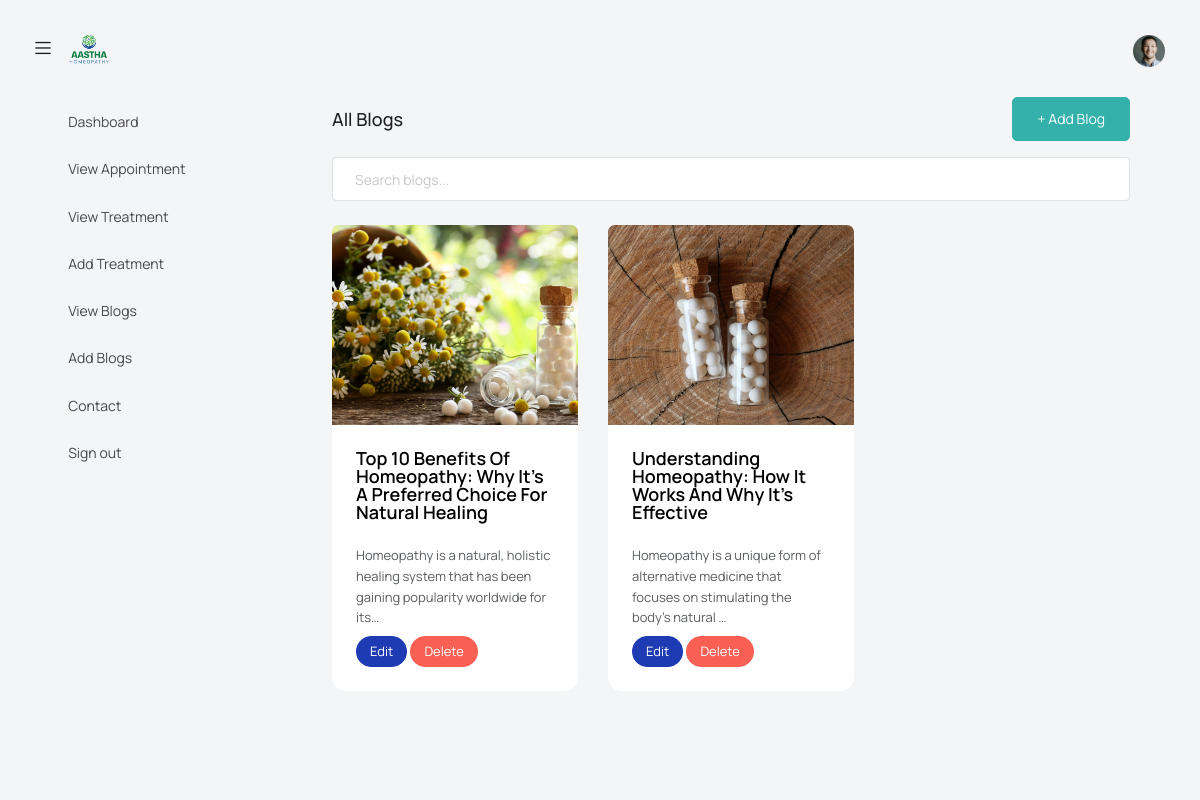
The page /doctor/blogs/ (signed in) on the database as committed earlier.
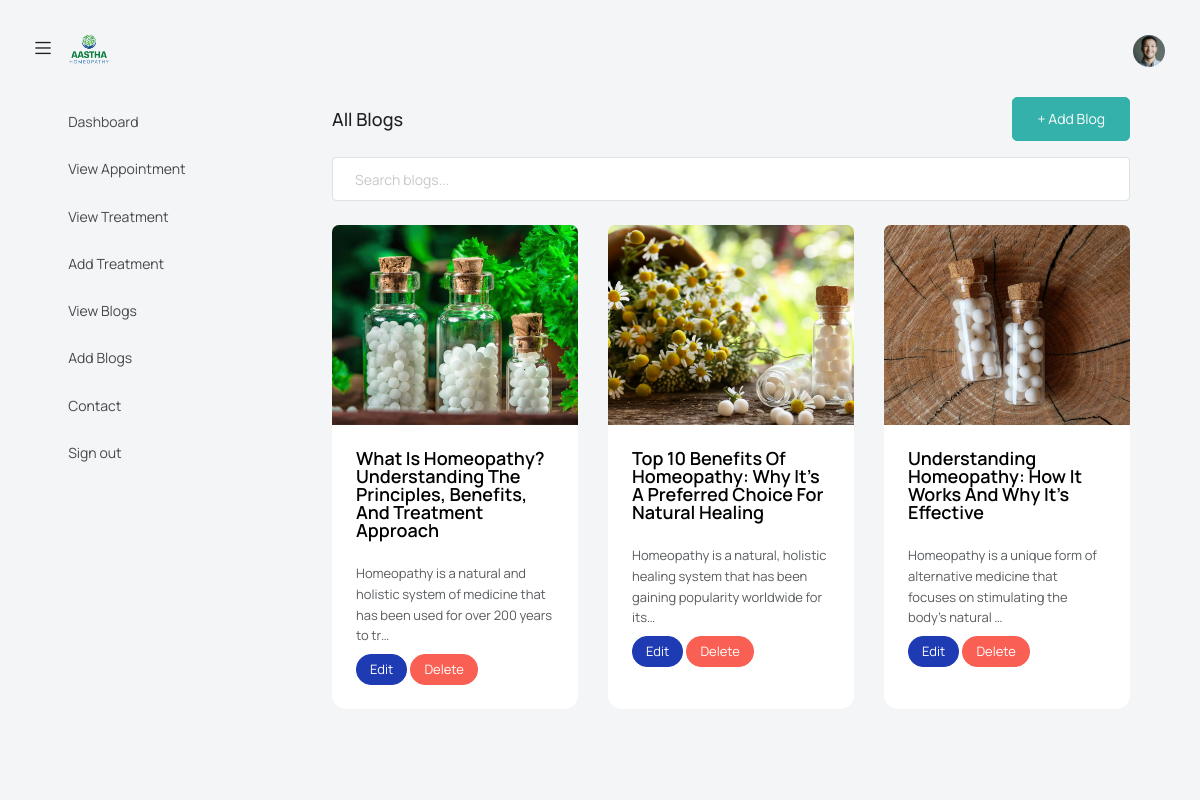
The same page on the database as committed later.
### aastha/models.py (models this page shows, shortened)
class Blog(models.Model):
    title = models.CharField(max_length=200)
    content = models.TextField()
    image = models.ImageField(upload_to='blog_images/', blank=True, null=True)
    created_at = models.DateTimeField(auto_now_add=True)
    author = models.ForeignKey(User, on_delete=models.CASCADE, default=1)

### doctor/views.py (the view)
# urls.py: path('blogs/', views.blogs, name='admin_blogs'),
@staff_member_required
@login_required(login_url='admin_login')
def blogs(request):
    query = request.GET.get('q')
    if query:
        blogs = Blog.objects.filter(Q(title__icontains=query) | Q(content__icontains=query)).order_by('-created_at')
    else:
        blogs = Blog.objects.all().order_by('-created_at')
    return render(request, 'admin_blog.html', {'blogs': blogs, 'query': query})

### doctor/templates/admin_blog.html (shortened to what this page needs)
{% extends 'adminbase.html' %}
{% block content %}
<div class="content-wrapper">
  <div class="d-flex justify-content-between align-items-center mb-3">
    <h4 class="card-title">All Blogs</h4>
    <a href="{% url 'admin_add_blog' %}" class="btn btn-success">+ Add Blog</a>
  </div>
  <div class="form-group mb-4">
    <input type="text" class="form-control" id="blogSearch" placeholder="Search blogs...">
  </div>
  <div class="row" id="blogContainer">
    {% for blog in blogs %}
    <div class="col-md-4 blog-card mb-4">
      <div class="card h-100">
        {% if blog.image %}
        <img src="{{ blog.image.url }}" class="card-img-top" style="height: 200px; object-fit: cover;">
        {% endif %}
        <div class="card-body">
          <h5 class="card-title blog-title">{{ blog.title }}</h5>
          <p class="card-text text-muted blog-content">{{ blog.content|truncatechars:100 }}</p>
          <a href="{% url 'admin_edit_blog' blog.id %}" class="btn btn-sm btn-primary">Edit</a>
          <a href="{% url 'admin_delete_blog' blog.id %}" class="btn btn-sm btn-danger" onclick="return confirm('Delete this blog?')">Delete</a>
        </div>
      </div>
    </div>
    {% empty %}
    <p>No blogs found.</p>
    {% endfor %}
  </div>
</div>
{% endblock %}

Rows that differ between the two databases and show on the page:
added Blog: image (picture), title "What Is Homeopathy? Understanding The Principles, Benefits, And Treatment Approach", content "Homeopathy is a natural and holistic system of medicine that has been used for over 200 years to tr…"
